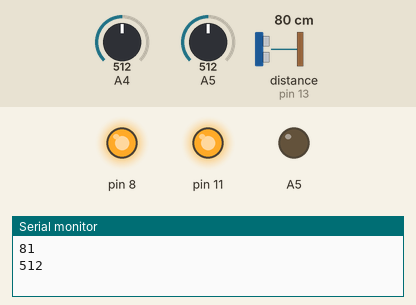
This sketch was run on a simulated Arduino Uno, built with avr-gcc and run on an emulated ATmega328P. On the bench: output pins drawn as LEDs (lit = HIGH), the last lines printed to the serial monitor. Inputs (shaded band) come from the test bench; at power-on: A4 = 512, A5 = 512, distance to the obstacle (sensor on pin 13) 80 cm.

Above: at 2.3 s.
2.4 s: A4 set to 985
5.7 s: A4 set to 1009
At 9.1 s:
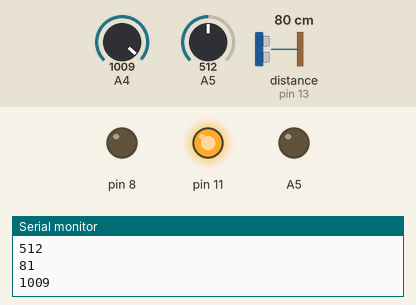
Timing chart, 0 to 10.6 s (numbered marks = the images above; inputs shaded):
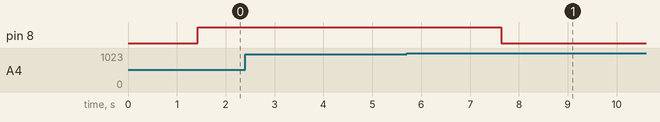

The sketch:

aquarium_controller.ino
```cpp
//#include <HC_SR04.h>
#include <NewPing.h>

//HC_SR04 ultrasonic(12,13);
NewPing ultrasonic(12,13,200);

int i = 0;
int alt = 0;
int wire_value = 0;
void setup()
{
  pinMode(11,OUTPUT);
  digitalWrite(11,HIGH);
  pinMode(8,OUTPUT);
  Serial.begin(9600);
}

void loop()
{
  //int inp = ultrasonic.smoothMedianFilter(500);
  int inp = ultrasonic.convert_cm(ultrasonic.ping_median(50));
  if(inp < 16 && i > 25){
    digitalWrite(8, LOW);
    long start = millis();
    while(inp < 19){
      //inp = ultrasonic.smoothMedianFilter(500);
      inp = ultrasonic.convert_cm(ultrasonic.ping_median(50));
      Serial.println(inp);
      delay(100);
      if(millis() - start > (1000 * 30)) break;
    }
  } else {
    digitalWrite(8, HIGH);
    i++;
  }
  Serial.println(inp);
  delay(100);

  if(alt){
    pinMode(A4, OUTPUT);
    digitalWrite(A4, HIGH);
    pinMode(A5, INPUT);
    wire_value = analogRead(A5);
    digitalWrite(A4, LOW);
    alt = 0;
  } else {
    pinMode(A5, OUTPUT);
    digitalWrite(A5, HIGH);
    pinMode(A4, INPUT);
    wire_value = analogRead(A4);
    digitalWrite(A5, LOW);
    alt = 1;
  }
  Serial.println(wire_value);
  if(wire_value > 1000){
    digitalWrite(8, LOW);
    //Serial.println("touch");
    delay(15000);
    digitalWrite(8, HIGH);
    wire_value = 0;
  }
}
```

Measured:
- the behaviour switches between 1000 and 1001 on A4 (found by bisection; images 0 and 1)
- after the input at 5.7 s, pin 8: HIGH → LOW after 1.9 s
